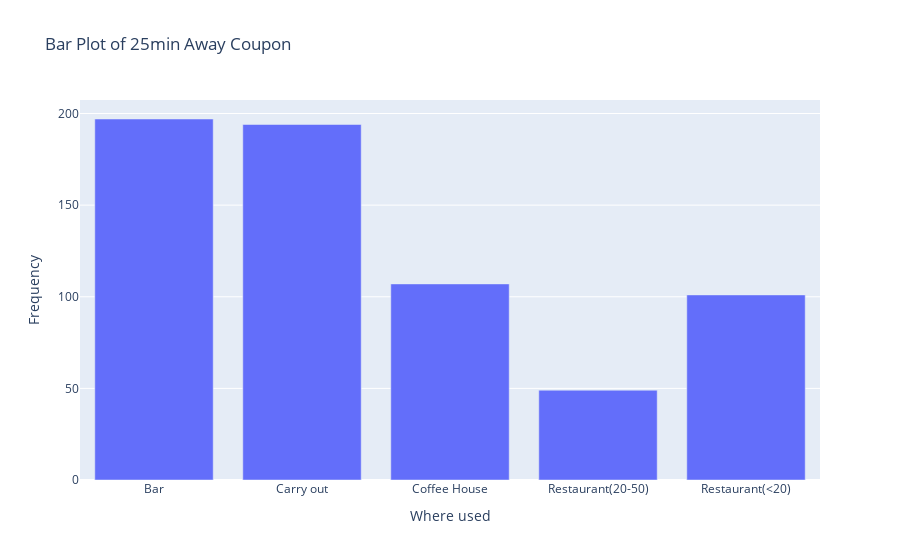

The notebook cell saved with this chart:
### Code cell
# Plot the same as before only for 25min away coupons
#fig = px.bar(value, x=coupon, y=value['toCoupon_GEQ5min'], labels={'x':'Used where','toCoupon_GEQ5min':'Frequncy'}, title='Bar Plot of 5min Away Coupon')
#fig = px.bar(value, x=coupon, y=value['toCoupon_GEQ15min'], labels={'x':'Used where','toCoupon_GEQ15min':'Frequency'}, title='Bar Plot of 15min Away Coupon')
fig = px.bar(value, x=coupon, y=value['toCoupon_GEQ25min'], labels={'x':'Where used','toCoupon_GEQ25min':'Frequency'}, title='Bar Plot of 25min Away Coupon')
fig.show()

### Figure 1 — Plotly figure (JSON) as saved in the notebook; plotly's stock layout.template omitted (floating-point values rounded to 4 significant figures)
{"data": [{"alignmentgroup": "True", "hovertemplate": "Where used=%{x}<br>Frequency=%{y}<extra></extra>", "legendgroup": "", "marker": {"color": "#636efa", "pattern": {"shape": ""}}, "name": "", "offsetgroup": "", "orientation": "v", "showlegend": false, "textposition": "auto", "type": "bar", "x": ["Bar", "Carry out", "Coffee House", "Restaurant(20-50)", "Restaurant(<20)"], "xaxis": "x", "y": [197, 194, 107, 49, 101], "yaxis": "y"}], "layout": {"barmode": "relative", "legend": {"tracegroupgap": 0}, "title": {"text": "Bar Plot of 25min Away Coupon"}, "xaxis": {"anchor": "y", "domain": [0, 1], "title": {"text": "Where used"}}, "yaxis": {"anchor": "x", "domain": [0, 1], "title": {"text": "Frequency"}}}}
